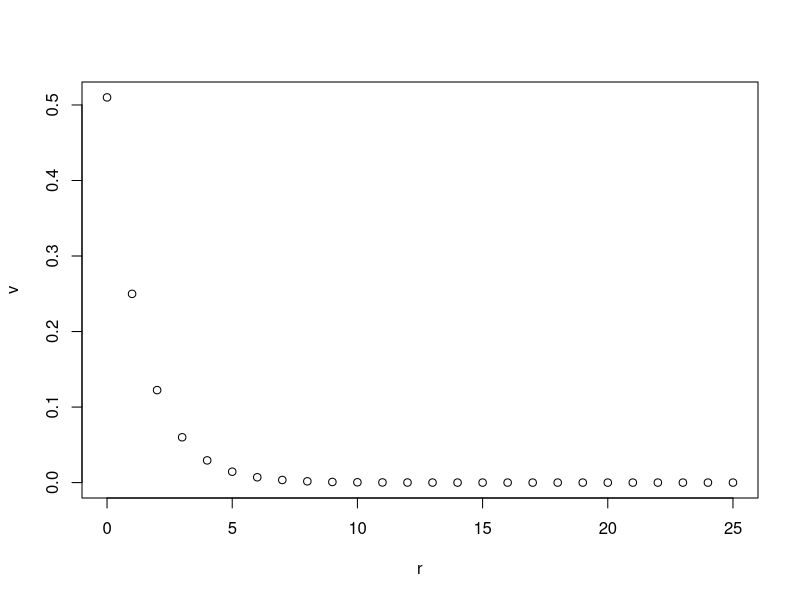
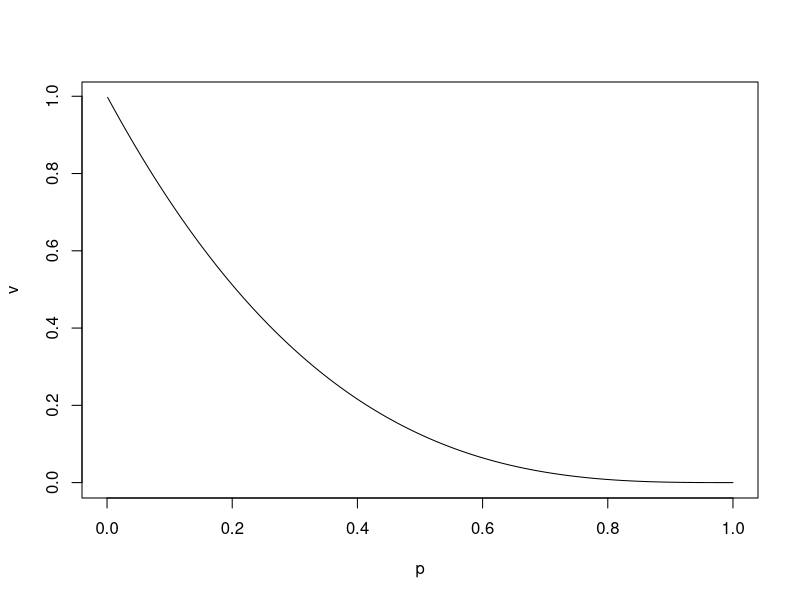
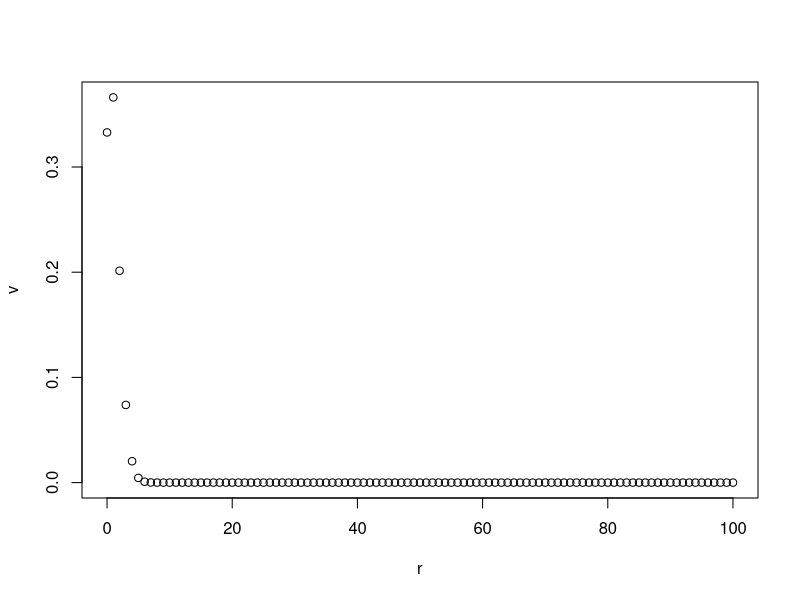
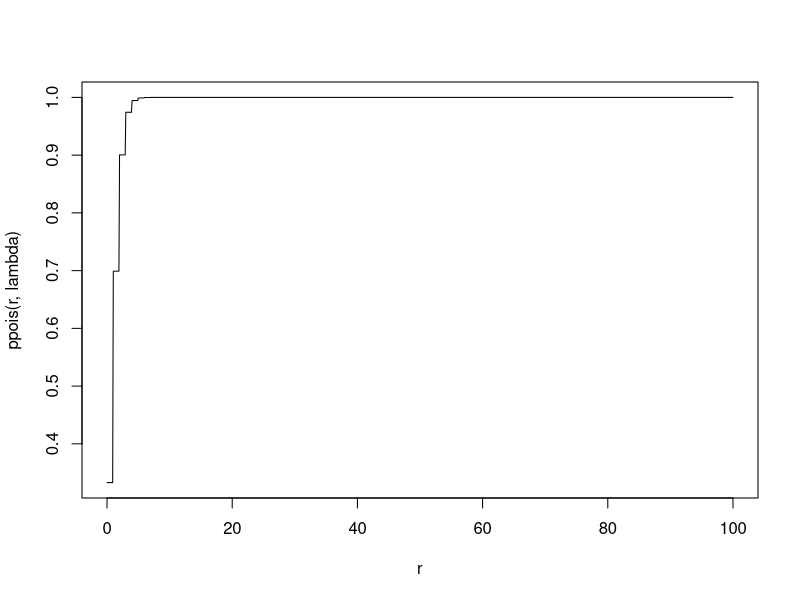

Write R code to recreate these figures, in order.
## ---- chunk 1
p <- 0.51
r <- c(0:25)
v <- (1-p)^(r) * p
plot(r, v)
## ---- chunk 2
(1-0.51)^3 * 0.51
## ---- chunk 3
c <- (1-0.51)^0 * 0.51 + (1-0.51)^1 * 0.51 + (1-0.51)^2 * 0.51
c
## ---- chunk 4
pgeom(2, 0.51)
## ---- chunk 5
1 - pgeom(2, 0.51)
## ---- chunk 6
p <- c(0:1000)/1000
v <- 1 - pgeom(2, p)
plot(p, v, type="l")
## ---- chunk 7
N <- 100
r <- c(0:N)
p <- 0.51
sum( (r+1)*(1-p)^r * p )
## ---- chunk 8
N <- 100
r <- c(0:N)
p <- 0.51
sum( (r+1)^2 * (1-p)^r * p )  - 1/p^2
## ---- chunk 9
lambda <- 1.1
r <- c(0:100)
v <- dpois(r, lambda)
plot(r, v)
## ---- chunk 10
lambda <- 1.1
n <- 100 # The upper bound on n for our plot
r <- c(0:(10*n))/10
plot(r, ppois(r, lambda), type="l")
## ---- chunk 11
r <- c(0:100)
lambda <- 1.1
sum( r*dpois(r, lambda) )
## ---- chunk 12
r <- c(0:100)
lambda <- 1.1
sum( r^2*dpois(r, lambda) ) - lambda^2
